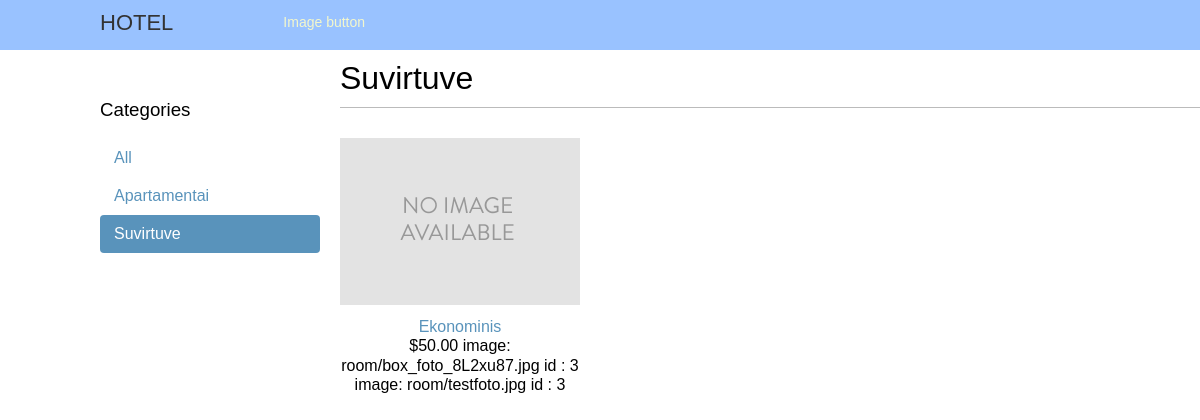
The page /suvirtuve/ on the database its author committed.
### rooms/models.py (models this page shows, shortened)
class Category(models.Model):
    title = models.CharField(max_length=100, db_index=True)
    slug = models.SlugField(max_length=100, unique=True)
    class Meta:
        ordering = ('title',)
        verbose_name = 'category'
        verbose_name_plural = 'categories'
    def get_absolute_url(self):
        return reverse('rooms:room_list_by_category', args=[self.slug])

class Room(models.Model):
    category = models.ForeignKey(Category,
                                 related_name='rooms',
                                 on_delete=models.CASCADE)
    title = models.CharField(max_length=100, db_index=True)
    slug = models.SlugField(max_length=100, db_index=True)
    description = models.TextField(blank=True)
    price = models.DecimalField(max_digits=10, decimal_places=2)
    visible = models.BooleanField(default=False)
    properties1 = models.ManyToManyField(Property, null= True)
    class Meta:
        ordering = ('title',)
        index_together = (('id', 'slug'),)
    def get_absolute_url(self):
        return reverse('rooms:room_detail',
                       args=[self.id, self.slug])

class RoomImage(models.Model):
    image = models.ImageField(upload_to='room/')
    title = models.CharField(max_length=100)
    description = models.CharField(max_length=150, blank=True)
    order = models.PositiveBigIntegerField(null=True)
    room = models.ForeignKey(Room, default=None, related_name='images', on_delete=models.PROTECT)

### rooms/views.py (the view)
# urls.py: path('', views.room_list, name= 'room_list'),
def room_list(request, category_slug=None):
    category = None
    categories = Category.objects.all()
    rooms = Room.objects.filter(visible=True)
    imag = RoomImage.objects.all()
    if category_slug:
        category = get_object_or_404(Category, slug=category_slug)
        rooms = Room.objects.filter(category=category,  visible=True)
        imag = RoomImage.objects.filter(room_id=3)
    return render(request,
                  'hotel/rooms/list.html',
                  {'category': category,
                   'categories': categories,
                   'rooms': rooms,
                   'imag': imag})

### rooms/templates/hotel/rooms/list.html (shortened to what this page needs)
{% extends "hotel/base.html" %}
{% load static %}
{% block content %}
   <div id="sidebar">
       <h3>Categories</h3>
       <ul>
           <li {% if not category %}class="selected"{% endif %}>
               <a href="{% url "rooms:room_list" %}">All</a>
           </li>
           {% for c in categories %}
           <li {% if category.slug == c.slug %}class="selected" {% endif %}>
               <a href="{{ c.get_absolute_url }}">{{ c.title }}</a>
           </li>
           {% endfor %}
       </ul>
   </div>
   <div id="main" class="room-list">
        <h1>{% if category %}{{ category.title }}{% else %} Rooms
            {% endif %}</h1>
            {% for room in rooms %}
                <div class="item">
                    <a href="{{ room.get_absolute_url }}">
                        <img src="{% if room.photo_id.photo %}{{ room.photo_id.photo.url }}{%else %}
                     {% static "img/no_image.png" %} {% endif %}"></a>
                    <a href="{{ room.get_absolute_url }}">{{ room.title }}</a>
                   <br>
                    ${{ room.price }}
                     {% for i in imag %}
                         image:  {{  i.image }}
                         id   :  {{room.id}}
                     {% endfor %}
                </div>
            {% endfor %}
   </div>
{% endblock %}

### rooms/static/css/base.css (style rules this page uses)
body { margin:0; padding:0; font-family:helvetica, sans-serif; }
h1, h2, h3, h4, h5 , h6 { font-family: 'Muli', sans-serif; font-weight:normal; }
h1 { border-bottom:1px solid #bbb; padding:0 0 10px 0; margin:10px 0 20px 0; }
a { text-decoration:none; color:#5993bb; }
#sidebar { width:220px; padding:30px 20px 0 0; float:left; }
#sidebar ul { margin:0; padding:0; }
#sidebar ul li { margin:0; list-style:none; padding:10px 14px; }
#sidebar ul li a { display:block; }
#sidebar ul li.selected { background:#5993bb; border-radius:4px; }
#sidebar ul li.selected a { color:#fff; }
#main { float:left; width: 96%; margin-right:-220px; overflow:hidden; }
.room-list .item { width:25%; padding:10px 20px 10px 0; float:left; text-align:center; line-height:1.2; }
.room-list .item img { width:100%; margin-bottom:8px; }

### rows shown on the page
Category: title "Apartamentai"
Category: title "Suvirtuve"
Room: title "Ekonominis", price "50.00", id "3"
RoomImage: image "room/box_foto_8L2xu87.jpg"
RoomImage: image "room/testfoto.jpg"
